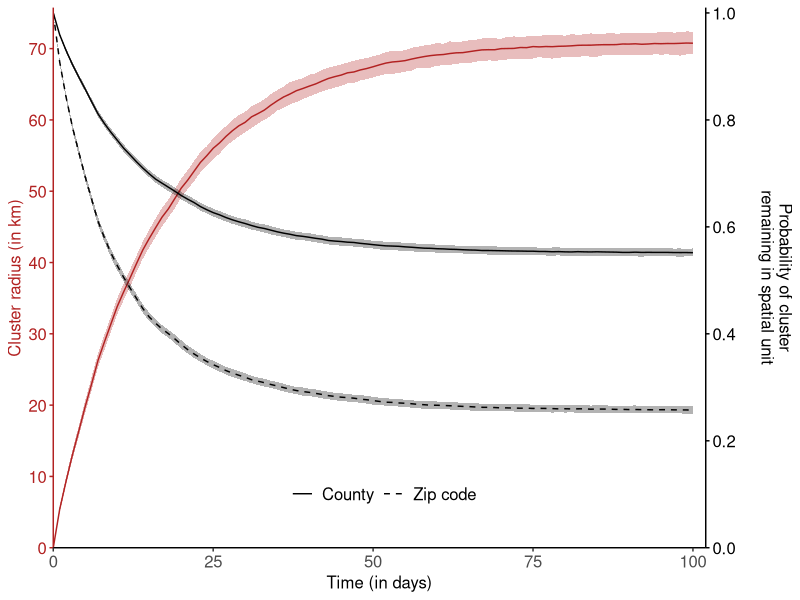

The R source for this figure:
## This script reproduces Figure 1E, more precisely the cluster radius, 
## the proportion of clusters that stayed in the same ZCTA and the same
## county as a function of time since first cluster detection

library(tidyverse)

## Load dataframe with cluster radius and probability to stay within the same cluster as a function of time
df_dist_time <- read_csv('../../results/cluster_identical_sequences/signal_function_distance.csv')

## Parameters used to display the results
shift_intercept <- 0. # Parameter used to define the secondary axis
shift_slope <- 75 # Parameter used to define the secondary axis
col_prop <- 'black'
col_distance <- 'firebrick'

plt_signal_func_time <- df_dist_time %>%  
  ggplot(aes(x = days)) +
  # Plot maximum distance
  geom_line(aes(y = central_mean_max_dist), color = col_distance) +
  geom_ribbon(aes(ymin = lower_mean_max_dist, ymax = upper_mean_max_dist),
              alpha = 0.3, fill = col_distance) +
  # Plot proba to be outside zip
  geom_line(aes(y = (1. - central_prop_outside_zip  + shift_intercept)* shift_slope,
                linetype = 'Zip code'), color = col_prop) +
  geom_ribbon(aes(ymin = (1. - upper_prop_outside_zip  + shift_intercept)* shift_slope,
                  ymax = (1. - lower_prop_outside_zip  + shift_intercept)* shift_slope),
              alpha = 0.3, fill = col_prop) +
  # Plot proba to be outside county
  geom_line(aes(y = (1. - central_prop_outside_county  + shift_intercept)* shift_slope,
                linetype = 'County'), color = col_prop) +
  geom_ribbon(aes(ymin = (1. - upper_prop_outside_county  + shift_intercept)* shift_slope,
                  ymax = (1. - lower_prop_outside_county  + shift_intercept)* shift_slope), 
              alpha = 0.3, fill = col_prop) +
  theme_classic() +
  scale_x_continuous(name = 'Time (in days)', expand = expansion(mult = c(0.0, 0.02))) +
  scale_y_continuous(name = 'Cluster radius (in km)', expand = expansion(mult = c(0.0, 0.01)),
                     breaks = seq(0, 80, 10),
                     sec.axis = sec_axis(~ . /shift_slope - shift_intercept,
                                         name = 'Probability of cluster\nremaining in spatial unit\n',
                                         breaks = seq(0., 1., 0.2))) +
  scale_linetype_manual(name = '', values = c(1, 2)) +
  theme(axis.text = element_text(size = 12),
        axis.title = element_text(size = 12),
        axis.text.y.left = element_text(color = col_distance),
        axis.title.y.left = element_text(color = col_distance),
        axis.ticks.y.left = element_line(color = col_distance),
        axis.line.y.left = element_line(color = col_distance),
        axis.text.y.right = element_text(color = col_prop),
        axis.title.y.right = element_text(color = col_prop),
        axis.ticks.y.right = element_line(color = col_prop),
        axis.line.y.right = element_line(color = col_prop),
        legend.position = c(0.5, 0.1), legend.direction = 'horizontal',
        legend.background = element_blank(),
        legend.text = element_text(size = 12))


plot(plt_signal_func_time)

# pdf('../../figures/figure_signal_identical_sequences/plt_signal_clusters_distance_zip_county.pdf',
#     height = 3.5, width = 4.5)
# plot(plt_signal_func_time)
# dev.off()